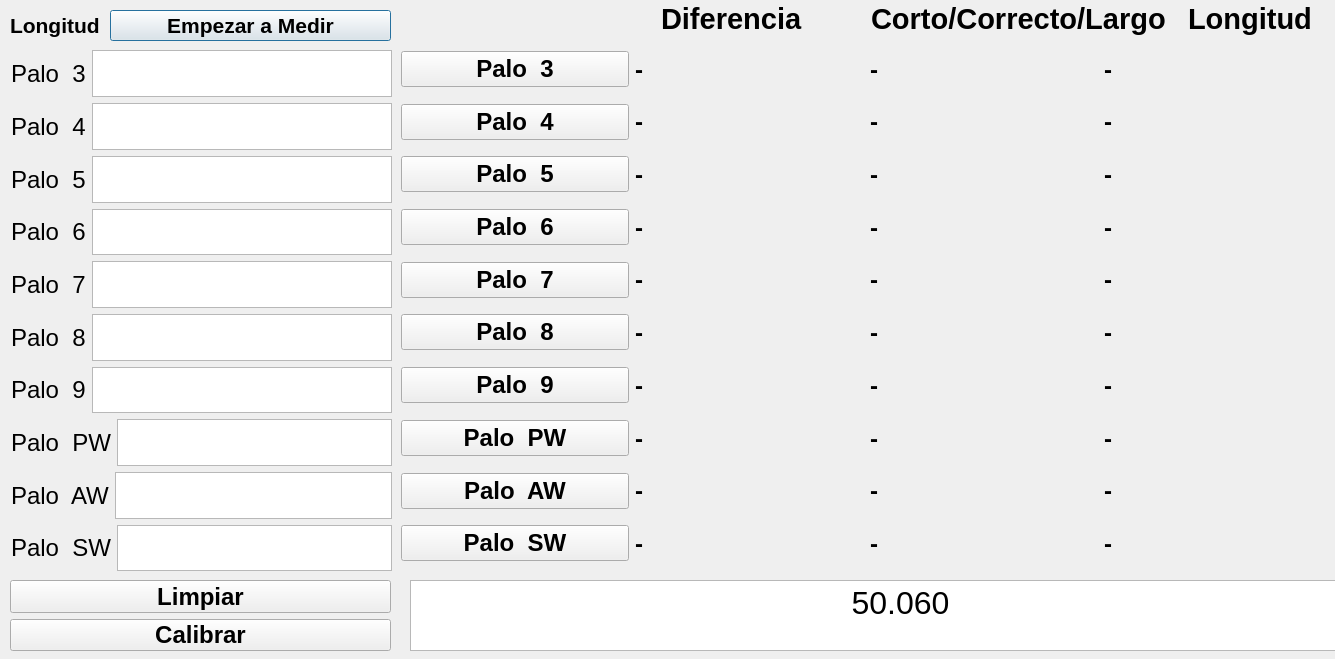
<?xml version="1.0" encoding="UTF-8"?>
<ui version="4.0">
 <class>Dialog</class>
 <widget class="QDialog" name="Dialog">
  <property name="geometry">
   <rect>
    <x>0</x>
    <y>0</y>
    <width>1335</width>
    <height>659</height>
   </rect>
  </property>
  <property name="windowTitle">
   <string>Dialog</string>
  </property>
  <widget class="QLabel" name="Titulo4">
   <property name="geometry">
    <rect>
     <x>10</x>
     <y>0</y>
     <width>91</width>
     <height>51</height>
    </rect>
   </property>
   <property name="font">
    <font>
     <pointsize>16</pointsize>
     <weight>75</weight>
     <bold>true</bold>
    </font>
   </property>
   <property name="text">
    <string>Longitud</string>
   </property>
  </widget>
  <widget class="QPushButton" name="BtnEmpezar">
   <property name="geometry">
    <rect>
     <x>110</x>
     <y>10</y>
     <width>281</width>
     <height>31</height>
    </rect>
   </property>
   <property name="font">
    <font>
     <pointsize>16</pointsize>
     <weight>75</weight>
     <bold>true</bold>
    </font>
   </property>
   <property name="text">
    <string>Empezar a Medir</string>
   </property>
  </widget>
  <widget class="QWidget" name="layoutWidget">
   <property name="geometry">
    <rect>
     <x>661</x>
     <y>0</y>
     <width>731</width>
     <height>37</height>
    </rect>
   </property>
   <layout class="QHBoxLayout" name="horizontalLayout_41">
    <item>
     <widget class="QLabel" name="Titulo1">
      <property name="font">
       <font>
        <pointsize>22</pointsize>
        <weight>75</weight>
        <bold>true</bold>
       </font>
      </property>
      <property name="text">
       <string>Diferencia</string>
      </property>
     </widget>
    </item>
    <item>
     <widget class="QLabel" name="Titulo2">
      <property name="font">
       <font>
        <pointsize>22</pointsize>
        <weight>75</weight>
        <bold>true</bold>
       </font>
      </property>
      <property name="text">
       <string>Corto/Correcto/Largo  </string>
      </property>
     </widget>
    </item>
    <item>
     <widget class="QLabel" name="Titulo3">
      <property name="font">
       <font>
        <pointsize>22</pointsize>
        <weight>75</weight>
        <bold>true</bold>
       </font>
      </property>
      <property name="text">
       <string>Longitud</string>
      </property>
     </widget>
    </item>
   </layout>
  </widget>
  <widget class="QWidget" name="layoutWidget">
   <property name="geometry">
    <rect>
     <x>11</x>
     <y>50</y>
     <width>381</width>
     <height>521</height>
    </rect>
   </property>
   <layout class="QVBoxLayout" name="verticalLayout">
    <item>
     <layout class="QHBoxLayout" name="horizontalLayout_39">
      <item>
       <widget class="QLabel" name="Labt4">
        <property name="font">
         <font>
          <pointsize>18</pointsize>
         </font>
        </property>
        <property name="text">
         <string>Palo  3</string>
        </property>
       </widget>
      </item>
      <item>
       <widget class="QTextEdit" name="Tex3"/>
      </item>
     </layout>
    </item>
    <item>
     <layout class="QHBoxLayout" name="horizontalLayout_37">
      <item>
       <widget class="QLabel" name="Labt4_3">
        <property name="font">
         <font>
          <pointsize>18</pointsize>
         </font>
        </property>
        <property name="text">
         <string>Palo  4</string>
        </property>
       </widget>
      </item>
      <item>
       <widget class="QTextEdit" name="Tex4"/>
      </item>
     </layout>
    </item>
    <item>
     <layout class="QHBoxLayout" name="horizontalLayout_11">
      <item>
       <widget class="QLabel" name="Labt5">
        <property name="font">
         <font>
          <pointsize>18</pointsize>
         </font>
        </property>
        <property name="text">
         <string>Palo  5</string>
        </property>
       </widget>
      </item>
      <item>
       <widget class="QTextEdit" name="Tex5"/>
      </item>
     </layout>
    </item>
    <item>
     <layout class="QHBoxLayout" name="horizontalLayout_12">
      <item>
       <widget class="QLabel" name="Labt6">
        <property name="font">
         <font>
          <pointsize>18</pointsize>
         </font>
        </property>
        <property name="text">
         <string>Palo  6</string>
        </property>
       </widget>
      </item>
      <item>
       <widget class="QTextEdit" name="Tex6"/>
      </item>
     </layout>
    </item>
    <item>
     <layout class="QHBoxLayout" name="horizontalLayout_13">
      <item>
       <widget class="QLabel" name="Labt7">
        <property name="font">
         <font>
          <pointsize>18</pointsize>
         </font>
        </property>
        <property name="text">
         <string>Palo  7</string>
        </property>
       </widget>
      </item>
      <item>
       <widget class="QTextEdit" name="Tex7"/>
      </item>
     </layout>
    </item>
    <item>
     <layout class="QHBoxLayout" name="horizontalLayout_14">
      <item>
       <widget class="QLabel" name="Labt8">
        <property name="font">
         <font>
          <pointsize>18</pointsize>
         </font>
        </property>
        <property name="text">
         <string>Palo  8</string>
        </property>
       </widget>
      </item>
      <item>
       <widget class="QTextEdit" name="Tex8"/>
      </item>
     </layout>
    </item>
    <item>
     <layout class="QHBoxLayout" name="horizontalLayout_15">
      <item>
       <widget class="QLabel" name="Labt9">
        <property name="font">
         <font>
          <pointsize>18</pointsize>
         </font>
        </property>
        <property name="text">
         <string>Palo  9</string>
        </property>
       </widget>
      </item>
      <item>
       <widget class="QTextEdit" name="Tex9"/>
      </item>
     </layout>
    </item>
    <item>
     <layout class="QHBoxLayout" name="horizontalLayout_16">
      <item>
       <widget class="QLabel" name="LabtPW">
        <property name="font">
         <font>
          <pointsize>18</pointsize>
         </font>
        </property>
        <property name="text">
         <string>Palo  PW</string>
        </property>
       </widget>
      </item>
      <item>
       <widget class="QTextEdit" name="TexPW"/>
      </item>
     </layout>
    </item>
    <item>
     <layout class="QHBoxLayout" name="horizontalLayout_17">
      <item>
       <widget class="QLabel" name="LabtAW">
        <property name="font">
         <font>
          <pointsize>18</pointsize>
         </font>
        </property>
        <property name="text">
         <string>Palo  AW</string>
        </property>
       </widget>
      </item>
      <item>
       <widget class="QTextEdit" name="TexAW"/>
      </item>
     </layout>
    </item>
    <item>
     <layout class="QHBoxLayout" name="horizontalLayout_18">
      <item>
       <widget class="QLabel" name="LabtSW">
        <property name="font">
         <font>
          <pointsize>18</pointsize>
         </font>
        </property>
        <property name="text">
         <string>Palo  SW</string>
        </property>
       </widget>
      </item>
      <item>
       <widget class="QTextEdit" name="TexSW"/>
      </item>
     </layout>
    </item>
   </layout>
  </widget>
  <widget class="QWidget" name="layoutWidget">
   <property name="geometry">
    <rect>
     <x>401</x>
     <y>46</y>
     <width>931</width>
     <height>521</height>
    </rect>
   </property>
   <layout class="QVBoxLayout" name="verticalLayout_2">
    <item>
     <layout class="QHBoxLayout" name="horizontalLayout_40">
      <item>
       <widget class="QPushButton" name="Btn3">
        <property name="font">
         <font>
          <pointsize>18</pointsize>
          <weight>75</weight>
          <bold>true</bold>
         </font>
        </property>
        <property name="text">
         <string>Palo  3</string>
        </property>
       </widget>
      </item>
      <item>
       <widget class="QLabel" name="Diferencia_3">
        <property name="font">
         <font>
          <pointsize>18</pointsize>
          <weight>75</weight>
          <bold>true</bold>
         </font>
        </property>
        <property name="text">
         <string>-</string>
        </property>
       </widget>
      </item>
      <item>
       <widget class="QLabel" name="Res_3">
        <property name="font">
         <font>
          <pointsize>18</pointsize>
          <weight>75</weight>
          <bold>true</bold>
         </font>
        </property>
        <property name="text">
         <string>-</string>
        </property>
       </widget>
      </item>
      <item>
       <widget class="QLabel" name="Lon_3">
        <property name="font">
         <font>
          <pointsize>18</pointsize>
          <weight>75</weight>
          <bold>true</bold>
         </font>
        </property>
        <property name="text">
         <string>-</string>
        </property>
       </widget>
      </item>
     </layout>
    </item>
    <item>
     <layout class="QHBoxLayout" name="horizontalLayout_38">
      <item>
       <widget class="QPushButton" name="Btn4">
        <property name="font">
         <font>
          <pointsize>18</pointsize>
          <weight>75</weight>
          <bold>true</bold>
         </font>
        </property>
        <property name="text">
         <string>Palo  4</string>
        </property>
       </widget>
      </item>
      <item>
       <widget class="QLabel" name="Diferencia_4">
        <property name="font">
         <font>
          <pointsize>18</pointsize>
          <weight>75</weight>
          <bold>true</bold>
         </font>
        </property>
        <property name="text">
         <string>-</string>
        </property>
       </widget>
      </item>
      <item>
       <widget class="QLabel" name="Res_4">
        <property name="font">
         <font>
          <pointsize>18</pointsize>
          <weight>75</weight>
          <bold>true</bold>
         </font>
        </property>
        <property name="text">
         <string>-</string>
        </property>
       </widget>
      </item>
      <item>
       <widget class="QLabel" name="Lon_4">
        <property name="font">
         <font>
          <pointsize>18</pointsize>
          <weight>75</weight>
          <bold>true</bold>
         </font>
        </property>
        <property name="text">
         <string>-</string>
        </property>
       </widget>
      </item>
     </layout>
    </item>
    <item>
     <layout class="QHBoxLayout" name="horizontalLayout_2">
      <item>
       <widget class="QPushButton" name="Btn5">
        <property name="font">
         <font>
          <pointsize>18</pointsize>
          <weight>75</weight>
          <bold>true</bold>
         </font>
        </property>
        <property name="text">
         <string>Palo  5</string>
        </property>
       </widget>
      </item>
      <item>
       <widget class="QLabel" name="Diferencia_5">
        <property name="font">
         <font>
          <pointsize>18</pointsize>
          <weight>75</weight>
          <bold>true</bold>
         </font>
        </property>
        <property name="text">
         <string>-</string>
        </property>
       </widget>
      </item>
      <item>
       <widget class="QLabel" name="Res_5">
        <property name="font">
         <font>
          <pointsize>18</pointsize>
          <weight>75</weight>
          <bold>true</bold>
         </font>
        </property>
        <property name="text">
         <string>-</string>
        </property>
       </widget>
      </item>
      <item>
       <widget class="QLabel" name="Lon_5">
        <property name="font">
         <font>
          <pointsize>18</pointsize>
          <weight>75</weight>
          <bold>true</bold>
         </font>
        </property>
        <property name="text">
         <string>-</string>
        </property>
       </widget>
      </item>
     </layout>
    </item>
    <item>
     <layout class="QHBoxLayout" name="horizontalLayout_3">
      <item>
       <widget class="QPushButton" name="Btn6">
        <property name="font">
         <font>
          <pointsize>18</pointsize>
          <weight>75</weight>
          <bold>true</bold>
         </font>
        </property>
        <property name="text">
         <string>Palo  6</string>
        </property>
       </widget>
      </item>
      <item>
       <widget class="QLabel" name="Diferencia_6">
        <property name="font">
         <font>
          <pointsize>18</pointsize>
          <weight>75</weight>
          <bold>true</bold>
         </font>
        </property>
        <property name="text">
         <string>-</string>
        </property>
       </widget>
      </item>
      <item>
       <widget class="QLabel" name="Res_6">
        <property name="font">
         <font>
          <pointsize>18</pointsize>
          <weight>75</weight>
          <bold>true</bold>
         </font>
        </property>
        <property name="text">
         <string>-</string>
        </property>
       </widget>
      </item>
      <item>
       <widget class="QLabel" name="Lon_6">
        <property name="font">
         <font>
          <pointsize>18</pointsize>
          <weight>75</weight>
          <bold>true</bold>
         </font>
        </property>
        <property name="text">
         <string>-</string>
        </property>
       </widget>
      </item>
     </layout>
    </item>
    <item>
     <layout class="QHBoxLayout" name="horizontalLayout_4">
      <item>
       <widget class="QPushButton" name="Btn7">
        <property name="font">
         <font>
          <pointsize>18</pointsize>
          <weight>75</weight>
          <bold>true</bold>
         </font>
        </property>
        <property name="text">
         <string>Palo  7</string>
        </property>
       </widget>
      </item>
      <item>
       <widget class="QLabel" name="Diferencia_7">
        <property name="font">
         <font>
          <pointsize>18</pointsize>
          <weight>75</weight>
          <bold>true</bold>
         </font>
        </property>
        <property name="text">
         <string>-</string>
        </property>
       </widget>
      </item>
      <item>
       <widget class="QLabel" name="Res_7">
        <property name="font">
         <font>
          <pointsize>18</pointsize>
          <weight>75</weight>
          <bold>true</bold>
         </font>
        </property>
        <property name="text">
         <string>-</string>
        </property>
       </widget>
      </item>
      <item>
       <widget class="QLabel" name="Lon_7">
        <property name="font">
         <font>
          <pointsize>18</pointsize>
          <weight>75</weight>
          <bold>true</bold>
         </font>
        </property>
        <property name="text">
         <string>-</string>
        </property>
       </widget>
      </item>
     </layout>
    </item>
    <item>
     <layout class="QHBoxLayout" name="horizontalLayout_5">
      <item>
       <widget class="QPushButton" name="Btn8">
        <property name="font">
         <font>
          <pointsize>18</pointsize>
          <weight>75</weight>
          <bold>true</bold>
         </font>
        </property>
        <property name="text">
         <string>Palo  8</string>
        </property>
       </widget>
      </item>
      <item>
       <widget class="QLabel" name="Diferencia_8">
        <property name="font">
         <font>
          <pointsize>18</pointsize>
          <weight>75</weight>
          <bold>true</bold>
         </font>
        </property>
        <property name="text">
         <string>-</string>
        </property>
       </widget>
      </item>
      <item>
       <widget class="QLabel" name="Res_8">
        <property name="font">
         <font>
          <pointsize>18</pointsize>
          <weight>75</weight>
          <bold>true</bold>
         </font>
        </property>
        <property name="text">
         <string>-</string>
        </property>
       </widget>
      </item>
      <item>
       <widget class="QLabel" name="Lon_8">
        <property name="font">
         <font>
          <pointsize>18</pointsize>
          <weight>75</weight>
          <bold>true</bold>
         </font>
        </property>
        <property name="text">
         <string>-</string>
        </property>
       </widget>
      </item>
     </layout>
    </item>
    <item>
     <layout class="QHBoxLayout" name="horizontalLayout_6">
      <item>
       <widget class="QPushButton" name="Btn9">
        <property name="font">
         <font>
          <pointsize>18</pointsize>
          <weight>75</weight>
          <bold>true</bold>
         </font>
        </property>
        <property name="text">
         <string>Palo  9</string>
        </property>
       </widget>
      </item>
      <item>
       <widget class="QLabel" name="Diferencia_9">
        <property name="font">
         <font>
          <pointsize>18</pointsize>
          <weight>75</weight>
          <bold>true</bold>
         </font>
        </property>
        <property name="text">
         <string>-</string>
        </property>
       </widget>
      </item>
      <item>
       <widget class="QLabel" name="Res_9">
        <property name="font">
         <font>
          <pointsize>18</pointsize>
          <weight>75</weight>
          <bold>true</bold>
         </font>
        </property>
        <property name="text">
         <string>-</string>
        </property>
       </widget>
      </item>
      <item>
       <widget class="QLabel" name="Lon_9">
        <property name="font">
         <font>
          <pointsize>18</pointsize>
          <weight>75</weight>
          <bold>true</bold>
         </font>
        </property>
        <property name="text">
         <string>-</string>
        </property>
       </widget>
      </item>
     </layout>
    </item>
    <item>
     <layout class="QHBoxLayout" name="horizontalLayout_7">
      <item>
       <widget class="QPushButton" name="BtnPW">
        <property name="font">
         <font>
          <pointsize>18</pointsize>
          <weight>75</weight>
          <bold>true</bold>
         </font>
        </property>
        <property name="text">
         <string>Palo  PW</string>
        </property>
       </widget>
      </item>
      <item>
       <widget class="QLabel" name="Diferencia_PW">
        <property name="font">
         <font>
          <pointsize>18</pointsize>
          <weight>75</weight>
          <bold>true</bold>
         </font>
        </property>
        <property name="text">
         <string>-</string>
        </property>
       </widget>
      </item>
      <item>
       <widget class="QLabel" name="Res_PW">
        <property name="font">
         <font>
          <pointsize>18</pointsize>
          <weight>75</weight>
          <bold>true</bold>
         </font>
        </property>
        <property name="text">
         <string>-</string>
        </property>
       </widget>
      </item>
      <item>
       <widget class="QLabel" name="Lon_PW">
        <property name="font">
         <font>
          <pointsize>18</pointsize>
          <weight>75</weight>
          <bold>true</bold>
         </font>
        </property>
        <property name="text">
         <string>-</string>
        </property>
       </widget>
      </item>
     </layout>
    </item>
    <item>
     <layout class="QHBoxLayout" name="horizontalLayout_8">
      <item>
       <widget class="QPushButton" name="BtnAw">
        <property name="font">
         <font>
          <pointsize>18</pointsize>
          <weight>75</weight>
          <bold>true</bold>
         </font>
        </property>
        <property name="text">
         <string>Palo  AW</string>
        </property>
       </widget>
      </item>
      <item>
       <widget class="QLabel" name="Diferencia_AW">
        <property name="font">
         <font>
          <pointsize>18</pointsize>
          <weight>75</weight>
          <bold>true</bold>
         </font>
        </property>
        <property name="text">
         <string>-</string>
        </property>
       </widget>
      </item>
      <item>
       <widget class="QLabel" name="Res_AW">
        <property name="font">
         <font>
          <pointsize>18</pointsize>
          <weight>75</weight>
          <bold>true</bold>
         </font>
        </property>
        <property name="text">
         <string>-</string>
        </property>
       </widget>
      </item>
      <item>
       <widget class="QLabel" name="Lon_AW">
        <property name="font">
         <font>
          <pointsize>18</pointsize>
          <weight>75</weight>
          <bold>true</bold>
         </font>
        </property>
        <property name="text">
         <string>-</string>
        </property>
       </widget>
      </item>
     </layout>
    </item>
    <item>
     <layout class="QHBoxLayout" name="horizontalLayout_9">
      <item>
       <widget class="QPushButton" name="BtnSW">
        <property name="font">
         <font>
          <pointsize>18</pointsize>
          <weight>75</weight>
          <bold>true</bold>
         </font>
        </property>
        <property name="text">
         <string>Palo  SW</string>
        </property>
       </widget>
      </item>
      <item>
       <widget class="QLabel" name="Diferencia_SW">
        <property name="font">
         <font>
          <pointsize>18</pointsize>
          <weight>75</weight>
          <bold>true</bold>
         </font>
        </property>
        <property name="text">
         <string>-</string>
        </property>
       </widget>
      </item>
      <item>
       <widget class="QLabel" name="Res_SW">
        <property name="font">
         <font>
          <pointsize>18</pointsize>
          <weight>75</weight>
          <bold>true</bold>
         </font>
        </property>
        <property name="text">
         <string>-</string>
        </property>
       </widget>
      </item>
      <item>
       <widget class="QLabel" name="Lon_SW">
        <property name="font">
         <font>
          <pointsize>18</pointsize>
          <weight>75</weight>
          <bold>true</bold>
         </font>
        </property>
        <property name="text">
         <string>-</string>
        </property>
       </widget>
      </item>
     </layout>
    </item>
   </layout>
  </widget>
  <widget class="QTextEdit" name="texCali">
   <property name="geometry">
    <rect>
     <x>410</x>
     <y>580</y>
     <width>981</width>
     <height>71</height>
    </rect>
   </property>
   <property name="font">
    <font>
     <pointsize>20</pointsize>
     <weight>75</weight>
     <bold>true</bold>
    </font>
   </property>
   <property name="mouseTracking">
    <bool>false</bool>
   </property>
   <property name="tabletTracking">
    <bool>false</bool>
   </property>
   <property name="acceptDrops">
    <bool>false</bool>
   </property>
   <property name="tabChangesFocus">
    <bool>false</bool>
   </property>
   <property name="lineWrapColumnOrWidth">
    <number>0</number>
   </property>
   <property name="html">
    <string>&lt;!DOCTYPE HTML PUBLIC &quot;-//W3C//DTD HTML 4.0//EN&quot; &quot;http://www.w3.org/TR/REC-html40/strict.dtd&quot;&gt;
&lt;html&gt;&lt;head&gt;&lt;meta name=&quot;qrichtext&quot; content=&quot;1&quot; /&gt;&lt;style type=&quot;text/css&quot;&gt;
p, li { white-space: pre-wrap; }
&lt;/style&gt;&lt;/head&gt;&lt;body style=&quot; font-family:'MS Shell Dlg 2'; font-size:20pt; font-weight:600; font-style:normal;&quot;&gt;
&lt;p align=&quot;center&quot; dir='rtl' style=&quot; margin-top:0px; margin-bottom:0px; margin-left:0px; margin-right:0px; -qt-block-indent:0; text-indent:0px;&quot;&gt;&lt;span style=&quot; font-size:24pt; font-weight:400;&quot;&gt;50.060&lt;/span&gt;&lt;/p&gt;&lt;/body&gt;&lt;/html&gt;</string>
   </property>
  </widget>
  <widget class="QWidget" name="layoutWidget">
   <property name="geometry">
    <rect>
     <x>10</x>
     <y>580</y>
     <width>381</width>
     <height>71</height>
    </rect>
   </property>
   <layout class="QVBoxLayout" name="verticalLayout_3">
    <item>
     <widget class="QPushButton" name="BtnLimpiar">
      <property name="font">
       <font>
        <pointsize>18</pointsize>
        <weight>75</weight>
        <bold>true</bold>
       </font>
      </property>
      <property name="text">
       <string>Limpiar</string>
      </property>
     </widget>
    </item>
    <item>
     <widget class="QPushButton" name="BtnCalibrar">
      <property name="font">
       <font>
        <pointsize>18</pointsize>
        <weight>75</weight>
        <bold>true</bold>
       </font>
      </property>
      <property name="text">
       <string>Calibrar</string>
      </property>
     </widget>
    </item>
   </layout>
  </widget>
 </widget>
 <tabstops>
  <tabstop>texCali</tabstop>
  <tabstop>Tex5</tabstop>
  <tabstop>Tex6</tabstop>
  <tabstop>Tex7</tabstop>
  <tabstop>Tex8</tabstop>
  <tabstop>Tex9</tabstop>
  <tabstop>TexPW</tabstop>
  <tabstop>TexAW</tabstop>
  <tabstop>TexSW</tabstop>
  <tabstop>BtnCalibrar</tabstop>
  <tabstop>Btn5</tabstop>
  <tabstop>Btn6</tabstop>
  <tabstop>Btn7</tabstop>
  <tabstop>Btn8</tabstop>
  <tabstop>Btn9</tabstop>
  <tabstop>BtnPW</tabstop>
  <tabstop>BtnSW</tabstop>
  <tabstop>BtnAw</tabstop>
  <tabstop>BtnLimpiar</tabstop>
 </tabstops>
 <resources/>
 <connections/>
</ui>
